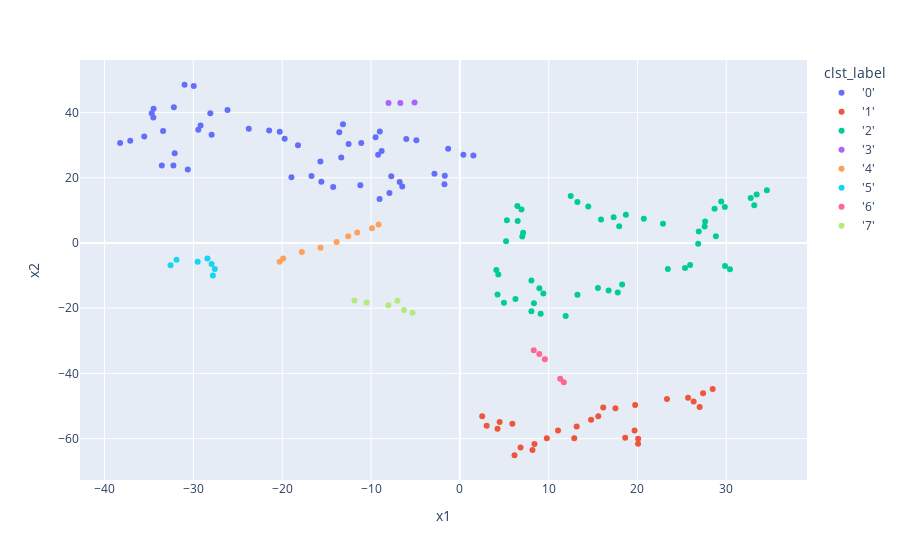

Notebook code cell kept with this figure:
### Code cell
tsne = TSNE(2, perplexity=5, random_state=24)
X_tsne = tsne.fit_transform(X_scaled)

wr_tsne = pd.DataFrame(X_tsne, columns=['x1', 'x2'], index=master_wr.index)

X = wr_tsne[['x1', 'x2']]

clst = DBSCAN(eps=7, min_samples=3)
clst.fit(X)

wr_tsne['clst_label'] = clst.labels_
wr_tsne['clst_label'] = "'" + wr_tsne['clst_label'].astype(str) + "'"

px.scatter(wr_tsne,'x1','x2',hover_name=wr_tsne.index,color='clst_label')

### Figure 1 — Plotly figure (JSON) as saved in the notebook; plotly's stock layout.template omitted (floating-point values rounded to 4 significant figures)
{"data": [{"hoverlabel": {"namelength": 0}, "hovertemplate": "<b>%{hovertext}</b><br><br>clst_label='0'<br>x1=%{x}<br>x2=%{y}", "hovertext": ["A.Brown", "A.Cooper", "A.Hurns", "A.Jeffery", "A.Lazard", "A.Tate", "A.Thielen", "B.Cooks", "B.Perriman", "C.Conley", "C.Ridley", "C.Samuel", "C.Sutton", "D.Byrd", "D.Chark", "D.Moore", "D.Parker", "D.Robinson", "D.Slayton", "DK.Metcalf", "E.Sanders", "J.Brown", "J.Cook", "J.Gordon", "J.Jones", "J.Landry", "J.Ross III", "J.Smith-Schuster", "J.Washington", "K.Golladay", "L.Fitzgerald", "M.Brown", "M.Evans", "M.Gallup", "M.Jones", "M.Valdes-Scantling", "M.Williams", "N.Agholor", "O.Beckham", "O.Howard", "P.Dorsett", "P.Williams", "R.Cobb", "Ro.Anderson", "S.Diggs", "T.Gabriel", "T.Ginn", "T.Kelce", "T.Lockett", "T.McLaurin", "T.Williams", "W.Fuller"], "legendgroup": "'0'", "marker": {"color": "#636efa", "symbol": "circle"}, "mode": "markers", "name": "'0'", "showlegend": true, "type": "scatter", "x": [-30.99, -11.1, -1.692, 1.524, -37.11, -1.315, -8.804, -18.22, -26.16, -7.924, -4.895, 0.3958, -34.69, -32.25, -28.09, -14.26, -21.47, -13.16, -34.48, -34.5, -18.96, -9.487, -9.041, -29.44, -2.86, -6.773, -29.96, -16.7, -13.57, -32.19, -30.63, -32.1, -19.72, -11.2, -9.008, -27.95, -23.76, -33.55, -15.59, -9.199, -35.53, -6.031, -6.485, -12.52, -29.19, -15.7, -38.25, -7.72, -13.35, -20.28, -1.734, -33.41], "xaxis": "x", "y": [48.5, 30.64, 20.62, 26.81, 31.3, 28.91, 28.16, 29.91, 40.75, 15.28, 31.44, 27.0, 39.77, 23.73, 39.77, 17.13, 34.43, 36.39, 41.16, 38.47, 20.17, 32.38, 13.44, 34.74, 21.2, 18.66, 48.13, 20.53, 33.96, 41.6, 22.5, 27.53, 31.94, 17.67, 34.16, 33.16, 34.98, 23.77, 18.79, 27.04, 32.6, 31.89, 17.34, 30.37, 35.99, 24.94, 30.67, 20.44, 26.17, 34.09, 17.98, 34.34], "yaxis": "y"}, {"hoverlabel": {"namelength": 0}, "hovertemplate": "<b>%{hovertext}</b><br><br>clst_label='1'<br>x1=%{x}<br>x2=%{y}", "hovertext": ["A.Ekeler", "A.Jones", "A.Kamara", "C.Carson", "C.McCaffrey", "C.Thompson", "D.Cook", "E.Elliott", "J.Hill", "J.McKissic", "J.Mixon", "J.Samuels", "J.White", "J.Williams", "K.Drake", "K.Hunt", "L.Bell", "L.Fournette", "L.Murray", "M.Gordon", "M.Sanders", "N.Chubb", "N.Hines", "P.Lindsay", "R.Freeman", "S.Barkley", "T.Cohen", "T.Gurley"], "legendgroup": "'1'", "marker": {"color": "#EF553B", "symbol": "circle"}, "mode": "markers", "name": "'1'", "showlegend": true, "type": "scatter", "x": [8.177, 6.831, 13.16, 6.153, 8.405, 17.52, 28.47, 15.59, 9.794, 18.61, 27.38, 4.243, 16.14, 3.022, 26.32, 5.912, 20.06, 4.478, 25.69, 11.05, 23.32, 27.0, 12.88, 2.518, 19.67, 19.73, 20.08, 14.77], "xaxis": "x", "y": [-63.49, -62.73, -56.29, -65.1, -61.66, -50.71, -44.76, -53.16, -59.91, -59.7, -46.08, -56.96, -50.45, -56.05, -48.61, -55.42, -61.58, -54.88, -47.45, -57.51, -47.88, -50.28, -59.92, -53.17, -57.5, -49.73, -60.06, -54.22], "yaxis": "y"}, {"hoverlabel": {"namelength": 0}, "hovertemplate": "<b>%{hovertext}</b><br><br>clst_label='2'<br>x1=%{x}<br>x2=%{y}", "hovertext": ["A.Erickson", "A.Hooper", "A.Humphries", "A.Robinson", "A.Wilson", "C.Beasley", "C.Brate", "C.Kupp", "D.Amendola", "D.Fells", "D.Goedert", "D.Hopkins", "D.Knox", "D.Ogunbowale", "D.Thomas", "D.Waller", "E.Ebron", "E.Engram", "G.Everett", "G.Olsen", "H.Henry", "H.Renfrow", "I.Smith", "J.Akins", "J.Crowder", "J.Doyle", "J.Edelman", "J.Hollister", "J.Witten", "J.Wright", "K.Allen", "K.Bourne", "K.Harmon", "K.Rudolph", "K.Smith", "M.Andrews", "M.Gesicki", "M.Sanu", "M.Thomas", "O.Johnson", "R.Gage", "S.Shepard", "S.Watkins", "T.Boyd", "T.Eifert", "T.Higbee", "T.Quinn", "V.McDonald", "Z.Ertz", "Z.Jones"], "legendgroup": "'2'", "marker": {"color": "#00cc96", "symbol": "circle"}, "mode": "markers", "name": "'2'", "showlegend": true, "type": "scatter", "x": [11.91, 15.9, 27.61, 6.475, 28.82, 4.329, 33.15, 16.74, 17.94, 23.42, 8.342, 7.122, 5.202, 30.41, 15.55, 9.401, 4.245, 4.963, 8.953, 18.27, 12.48, 6.261, 26.9, 9.1, 17.78, 25.35, 14.45, 26.83, 33.41, 6.942, 13.23, 4.106, 5.297, 25.93, 27.56, 7.031, 6.509, 32.74, 17.32, 29.43, 29.83, 22.87, 8.058, 13.24, 20.71, 8.055, 34.57, 29.85, 18.69, 28.68], "xaxis": "x", "y": [-22.39, 7.158, 6.546, 11.29, 2.06, -9.65, 11.54, -14.59, 5.086, -7.981, -18.46, 3.115, 0.492, -8.096, -13.79, -15.53, -15.8, -18.35, -13.91, -12.71, 14.37, -17.17, 3.538, -21.75, -15.17, -7.704, 11.13, -0.2325, 14.84, 10.25, 12.54, -8.317, 6.987, -6.759, 5.04, 1.947, 6.695, 13.75, 7.89, 12.71, 11.04, 5.904, -11.52, -15.85, 7.426, -20.96, 16.19, -7.046, 8.638, 10.51], "yaxis": "y"}, {"hoverlabel": {"namelength": 0}, "hovertemplate": "<b>%{hovertext}</b><br><br>clst_label='3'<br>x1=%{x}<br>x2=%{y}", "hovertext": ["A.Miller", "K.Stills", "T.Hill"], "legendgroup": "'3'", "marker": {"color": "#ab63fa", "symbol": "circle"}, "mode": "markers", "name": "'3'", "showlegend": true, "type": "scatter", "x": [-6.695, -5.101, -8.035], "xaxis": "x", "y": [42.91, 43.07, 42.91], "yaxis": "y"}, {"hoverlabel": {"namelength": 0}, "hovertemplate": "<b>%{hovertext}</b><br><br>clst_label='4'<br>x1=%{x}<br>x2=%{y}", "hovertext": ["C.Davis", "C.Godwin", "D.Samuel", "G.Tate", "J.Reynolds", "N.Fant", "R.Woods", "T.Hilton", "Z.Pascal"], "legendgroup": "'4'", "marker": {"color": "#FFA15A", "symbol": "circle"}, "mode": "markers", "name": "'4'", "showlegend": true, "type": "scatter", "x": [-9.153, -11.55, -13.88, -19.9, -17.79, -15.69, -12.57, -20.29, -9.892], "xaxis": "x", "y": [5.677, 3.188, 0.2906, -4.749, -2.755, -1.474, 2.045, -5.776, 4.483], "yaxis": "y"}, {"hoverlabel": {"namelength": 0}, "hovertemplate": "<b>%{hovertext}</b><br><br>clst_label='5'<br>x1=%{x}<br>x2=%{y}", "hovertext": ["C.Kirk", "D.Adams", "D.Chark Jr.", "D.Hamilton", "D.Westbrook", "G.Allison", "S.Sims"], "legendgroup": "'5'", "marker": {"color": "#19d3f3", "symbol": "circle"}, "mode": "markers", "name": "'5'", "showlegend": true, "type": "scatter", "x": [-27.95, -28.41, -29.52, -27.59, -31.9, -32.57, -27.8], "xaxis": "x", "y": [-6.432, -4.747, -5.735, -8.03, -5.186, -6.864, -9.976], "yaxis": "y"}, {"hoverlabel": {"namelength": 0}, "hovertemplate": "<b>%{hovertext}</b><br><br>clst_label='6'<br>x1=%{x}<br>x2=%{y}", "hovertext": ["D.Freeman", "D.Johnson", "G.Bernard", "G.Kittle", "J.Graham"], "legendgroup": "'6'", "marker": {"color": "#FF6692", "symbol": "circle"}, "mode": "markers", "name": "'6'", "showlegend": true, "type": "scatter", "x": [11.7, 9.576, 11.29, 8.32, 8.945], "xaxis": "x", "y": [-42.72, -35.66, -41.65, -32.87, -34.02], "yaxis": "y"}, {"hoverlabel": {"namelength": 0}, "hovertemplate": "<b>%{hovertext}</b><br><br>clst_label='7'<br>x1=%{x}<br>x2=%{y}", "hovertext": ["J.Richard", "J.Smith", "K.Johnson", "N.Boyle", "R.Griffin", "T.Hockenson"], "legendgroup": "'7'", "marker": {"color": "#B6E880", "symbol": "circle"}, "mode": "markers", "name": "'7'", "showlegend": true, "type": "scatter", "x": [-7.026, -11.86, -5.32, -6.29, -8.047, -10.5], "xaxis": "x", "y": [-17.69, -17.68, -21.39, -20.54, -19.09, -18.3], "yaxis": "y"}], "layout": {"legend": {"title": {"text": "clst_label"}, "tracegroupgap": 0}, "margin": {"t": 60}, "xaxis": {"anchor": "y", "domain": [0, 1], "title": {"text": "x1"}}, "yaxis": {"anchor": "x", "domain": [0, 1], "title": {"text": "x2"}}}}
